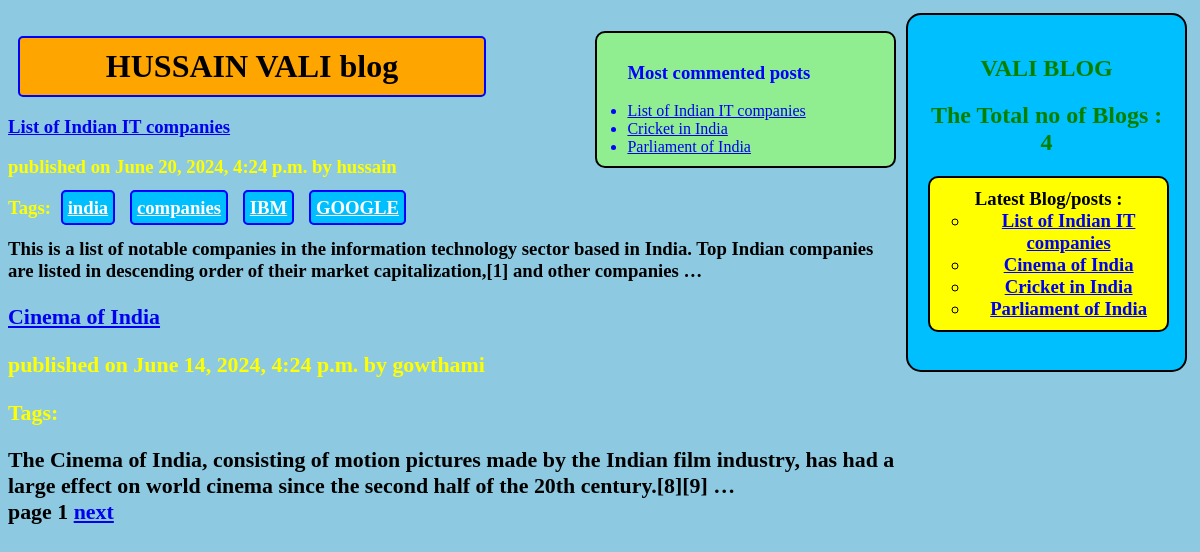
The page / on the database its author committed.
### blogapp/models.py (models this page shows, shortened)
class Post(models.Model):
    STATUS_CHOICES = (("drift", "Drift"), ("published", "Published"))
    title = models.CharField(max_length=50)
    slug = models.SlugField(max_length=50, unique_for_date="publish")
    author = models.ForeignKey(
        User, related_name="blog_posts", on_delete=models.CASCADE
    )
    body = models.TextField()
    publish = models.DateTimeField(default=timezone.now)
    created = models.DateTimeField(auto_now_add=True)
    updated = models.DateTimeField(auto_now_add=True)
    status = models.CharField(max_length=50, choices=STATUS_CHOICES, default="drift")
    objects = customManager()
    tags = TaggableManager()
    class Meta:
        ordering = ("-publish",)
    def get_absolute_url(self):
        return reverse(
            "post_detail",
            args=[
                self.publish.year,
                self.publish.strftime("%m"),
                self.publish.strftime("%d"),
                self.slug,
            ],
        )

### blogapp/views.py (the view)
# urls.py: path('',views.Post_list_view),
def Post_list_view(request, tag_slug=None):
    post_list = Post.objects.all()
    tag = None
    if tag_slug:
        tag = get_object_or_404(Tag, slug=tag_slug)
        post_list = post_list.filter(tags__name__in=[tag])
    paginator = Paginator(object_list=post_list, per_page=2)
    page_number = request.GET.get("page")
    try:
        post_list = paginator.page(page_number)
    except PageNotAnInteger:
        post_list = paginator.page(1)
    except EmptyPage:
        post_list = paginator.page(paginator.num_pages)
    my_dict = {"post_list": post_list, "tag": tag}
    print(my_dict)
    return render(
        request=request, template_name="blogapp/post_list.html", context=my_dict
    )

### blogapp/templatetags/blog_tags.py (called while the page is built)
@register.simple_tag(name="my_tag")
def total_posts():
    return Post.objects.count()

@register.inclusion_tag("blogapp/latest_posts.html")
def show_latest_posts():
    latest_posts = Post.objects.order_by("-publish")[:4]
    return {"latest_posts": latest_posts}

@register.simple_tag()
def get_most_commented_posts(count=3):
    return Post.objects.annotate(total_comments=Count("comments")).order_by(
        "-total_comments"
    )[:count]

### templates/blogapp/post_list.html (shortened to what this page needs)
{% extends "blogapp/base.html" %}
{% block content_block %}
<h1>HUSSAIN VALI blog</h1>
{% for post in post_list %}
<a href="{{ post.get_absolute_url }}">
	<h3>{{ post.title }}<h3>
</a>
<p> published on {{ post.publish }} by {{ post.author}}</p>
<p>Tags:
	{% for tag in post.tags.all %}
	<a href="{% url 'post_list_by_tage_name' tag.slug %}" class="button">{{ tag.name }}</a>
	{% endfor %}
</p>
{{ post.body|truncatewords:30 }}
{% endfor %}
{% include "blogapp/pagination.html" with page=post_list %}
{% endblock content_block %}

### templates/blogapp/base.html (shortened to what this page needs)
<!DOCTYPE html>
{% load static %}
{% load blog_tags%}
<html>
<head>
	<link rel="stylesheet" type="text/css" href="{% static 'css/blogapp/blog.css' %}">
</head>
<body>
	<div class="sidebar">
		<ul class="topcorner">
			<h2>VALI BLOG</h2>
			<h2>The Total no of Blogs : {% my_tag %}</h2>
			<h3 class="leftflotblog">Latest Blog/posts : {% show_latest_posts %}</h3>
		</ul>
		<br>
		{% get_most_commented_posts as m_c_p %}
		<ul class="commentedpost">
			<h3>Most commented posts</h3>
			{% for post in m_c_p %}
			<li><a href="{{ post.get_absolute_url }}">{{ post.title }}</a></li>
			{% endfor %}
		</ul>
	</div>
	<div class="content">
		{% block content_block %}
		{% endblock content_block %}
	</div>
</body>
</html>

### templates/blogapp/latest_posts.html
<ul>
	{% for post in latest_posts %}
	<li><a href="{{ post.get_absolute_url }}">{{ post.title }}</a></li>
	{% endfor %}
</ul>

### templates/blogapp/pagination.html (shortened to what this page needs)
<div class="paginator">
	<span>page {{ page.number }} {{ page.paginator.num_page }}</span>
	{% if page.has_next %}
	<a href="?page={{page.next_page_number}}">next</a>
	{% endif %}
</div>

### static/css/blogapp/blog.css (style rules this page uses)
h1 { border: 2px solid blue; border-radius: 5px; padding: 10px; margin: 10px; background: orange; width: 50%; text-align: center; color: black; }
body { background: hsl(197, 59%, 72%); }
.topcorner { float: right; color: green; border: 2px solid black; width: 20%; margin: 5px; padding: 20px; background: deepskyblue; text-align: center; border-radius: 15px; }
.leftflotblog { float: bottom; width: 100%; border: 2px solid black; background: yellow; color: black; border-radius: 10px; text-align: center; padding: 10px 0px; }
.commentedpost { float: right; width: 20%; border: 2px solid black; background: lightgreen; color: blue; padding: 10px 30px; margin: 5px; border-radius: 10px; }
.content { color: black; width: 75%; }
p { color: yellow; }
a.button { border: 2px solid blue; border-radius: 5px; width: 15%; padding: 5px 5px; margin: 5px; background: deepskyblue; color: white; }
span { color: yello; border: 2x solid black; }

### rows shown on the page
Post: title "List of Indian IT companies", publish "June 20, 2024, 4:24 p.m.", author "hussain", body "This is a list of notable companies in the information technology sector based in India. Top Indian companies are listed in descending order of their market capitalization,[1] and other companies …"
Post: title "Cinema of India", publish "June 14, 2024, 4:24 p.m.", author "gowthami", body "The Cinema of India, consisting of motion pictures made by the Indian film industry, has had a large effect on world cinema since the second half of the 20th century.[8][9] …"
Post: title "Cricket in India"
Post: title "Parliament of India"
Tag: name "india"
Tag: name "companies"
Tag: name "IBM"
Tag: name "GOOGLE"

### other values the page prints
{{ page.number }} "1"
